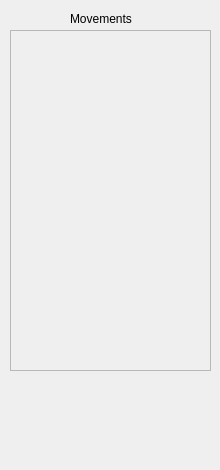
<?xml version="1.0" encoding="UTF-8"?>
<ui version="4.0">
 <class>Summary</class>
 <widget class="QWidget" name="Summary">
  <property name="geometry">
   <rect>
    <x>0</x>
    <y>0</y>
    <width>220</width>
    <height>470</height>
   </rect>
  </property>
  <property name="windowTitle">
   <string>Form</string>
  </property>
  <widget class="QScrollArea" name="SummaryMoves">
   <property name="geometry">
    <rect>
     <x>10</x>
     <y>30</y>
     <width>201</width>
     <height>341</height>
    </rect>
   </property>
   <property name="cursor" stdset="0">
    <cursorShape>ArrowCursor</cursorShape>
   </property>
   <property name="widgetResizable">
    <bool>true</bool>
   </property>
   <widget class="QWidget" name="scrollAreaWidgetContents">
    <property name="geometry">
     <rect>
      <x>0</x>
      <y>0</y>
      <width>199</width>
      <height>339</height>
     </rect>
    </property>
   </widget>
  </widget>
  <widget class="QLabel" name="label">
   <property name="geometry">
    <rect>
     <x>70</x>
     <y>10</y>
     <width>80</width>
     <height>17</height>
    </rect>
   </property>
   <property name="text">
    <string>Movements</string>
   </property>
  </widget>
 </widget>
 <resources/>
 <connections/>
</ui>
